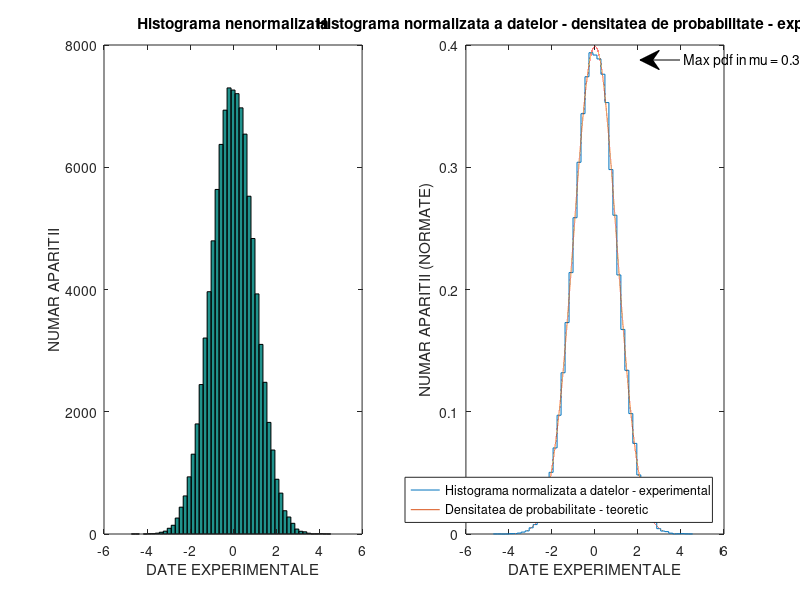
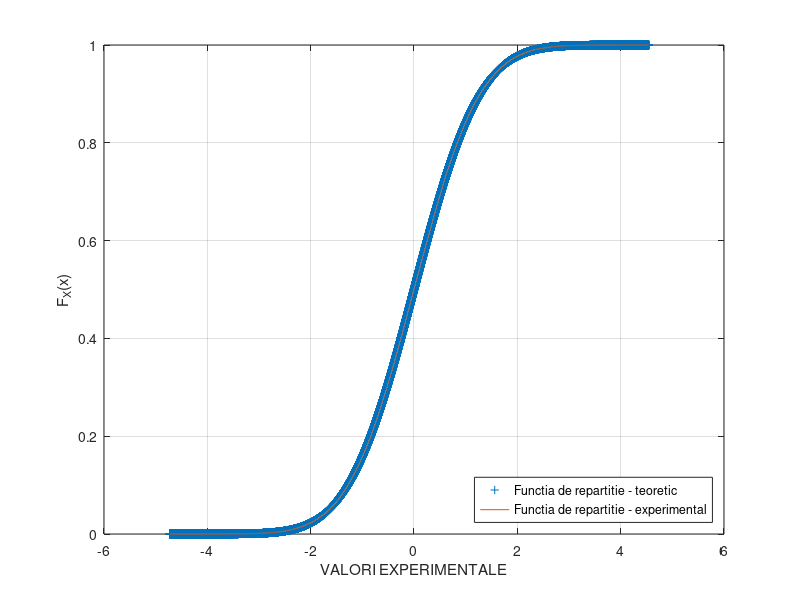
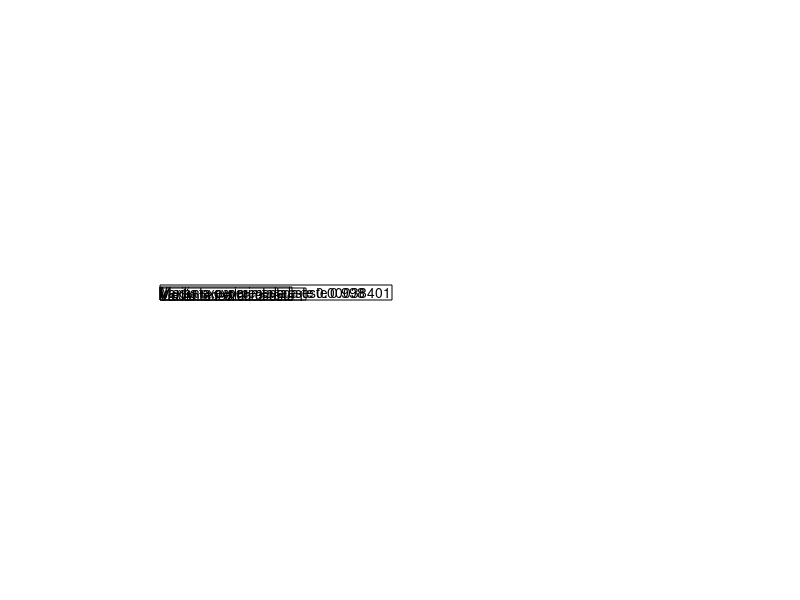

Here is the MATLAB script that generated these plots, in order:
clear all
clc
close all

N = 100000; % marimea vectorului folosit pentru histograma
N1 = N; % marimea vectorului folosit pentru densitatea de probabilitate si functia de repartitie teoretice
mu = 0;
sigma = 1; % mu si sigma definesc transformarea liniara g(x)=a*x+b pornind de la legea normala standard
C = 50; % numarul de clase ale histogramei

x = randn(1,N); % tipul de lege de probabilitate de studiat
x = sigma*x + mu; %nu se intampla nimic, in acest caz
n = length(x); % va fi egal cu N

%Histograma nenormalizata cu C clase
figure
subplot(1,2,1), hist(x,C), title('Histograma nenormalizata'), xlabel('DATE EXPERIMENTALE'), ylabel('NUMAR APARITII')
[frecv,u] = hist(x,C); % returneaza frecventele nenormate si centrele claselor histogramei

%Histograma experimentala normalizata cu C clase
delta = u(2)-u(1); % gasim latimea unei clase din histograma
x1 = [u-0.5*delta, u(end)+0.5*delta]; % adaugam artificial un termen suportului histogramei normalizate ca sa inceapa fix din a si sa se termine in b 
frecv1 = [frecv./(n*delta), frecv(end)/(n*delta)]; %vectorul de frecvente normalizate *py*dy = px*dx
subplot(1,2,2), stairs(x1,frecv1), ylim([0 0.4]), xlabel('DATE EXPERIMENTALE'), ylabel('NUMAR APARITII (NORMATE)')
hold on

%Histograma normalizata teoretica
x2 = linspace(u(1)-0.5*delta,u(end)+0.5*delta,N1);
frecv2 = 1/(sigma*sqrt(2*pi)).*exp(-(x2-mu).^2/2/sigma^2); % am putea zice si normpdf(x2) / distributia normala de medie mu si abatere standard sigma
plot(x2,frecv2),title('Histograma normalizata a datelor - densitatea de probabilitate - experimental')
legend('Histograma normalizata a datelor - experimental','Densitatea de probabilitate - teoretic','Location','SouthEast');

hold on
x_arrow = [0.85 0.8]; %Aceste valori depind de distributia/legea folosita si au rol doar estetic/vizualizarea pe grafic a unor valori; trebuie avut grija cand modificati legea sa schimbati/adaptati si valorile
y_arrow = [0.9 0.9]; %Aceste valori depind de distributia/legea folosita si au rol doar estetic/vizualizarea pe grafic a unor valori; trebuie avut grija cand modificati legea sa schimbati/adaptati si valorile
annotation('textarrow',x_arrow,y_arrow,'String',['Max pdf in mu = ',num2str(1/sigma/sqrt(2*pi))]) %aceasta valoare e valabila pentru gaussiana standard; pentru alte gaussiene poate fi omisa
hold off

%Functia teoretica de repartitie
x4 = x2;
frecv4 = normcdf(x4,mu,sigma);
figure, plot(x4,frecv4,'+'), xlabel('VALORI EXPERIMENTALE'), ylabel('F_X(x)'), grid on
hold on

%Functia experimentala de repartitie in trepte
stairs([sort(x,'ascend')],[linspace(1/N,1,N)]), %added some additional padding terms at the ends of F(x)
legend('Functia de repartitie - teoretic','Functia de repartitie - experimental','Location','SouthEast');
hold off

%Media si Varianta teoretice si experimentale
medie_teoretica = mu;
medie_experimentala = mean(x);
var_teoretica = sigma^2;
var_experimentala = var(x);
figure
dim1 = [0.2 0.5 0.3 0.4];
annotation('textbox',dim1,'String',['Media teoretica este ', num2str(medie_teoretica)],'FitBoxToText','on');
dim2 = [0.2 0.5 0.2 0.3];
annotation('textbox',dim2,'String',['Media experimentala este ', num2str(medie_experimentala)],'FitBoxToText','on');
dim3 = [0.2 0.5 0.1 0.2];
annotation('textbox',dim3,'String',['Varianta teoretica este ', num2str(var_teoretica)],'FitBoxToText','on');
dim4 = [0.2 0.5 0.0 0.1];
annotation('textbox',dim4,'String',['Varianta experimentala este ', num2str(var_experimentala)],'FitBoxToText','on');